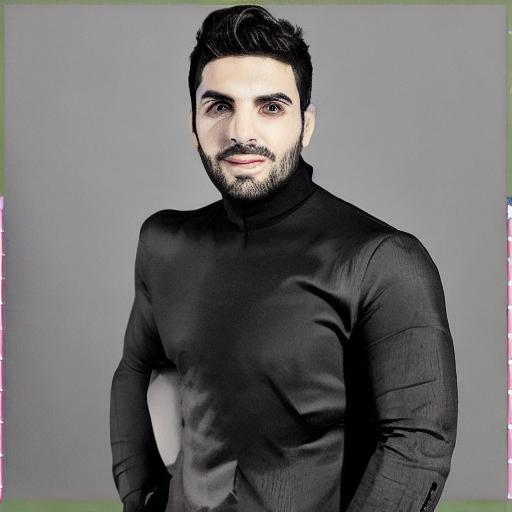
#> input picture Test_Images/Fake_Image_1.png, 512 x 512 px
$ python -i forensics.py   (imports and definitions only)
#> lines starting #> are read from the running program, lines starting #| are printed output that depends on the picture
import os
import tempfile
import cv2
import numpy as np
from PIL import Image, ImageChops, ImageEnhance

def compute_ela(image, quality=90):
    """
    Computes Error Level Analysis (ELA) to highlight digital manipulations and splicing.
    """
    fd, temp_path = None, None
    try:
        if isinstance(image, str):
            original = Image.open(image).convert('RGB')
        else:
            original = image.copy().convert('RGB')

        # Use a unique temp file so concurrent requests never collide
        fd, temp_path = tempfile.mkstemp(suffix='.jpg')
        os.close(fd)
        fd = None
        original.save(temp_path, 'JPEG', quality=quality)
        compressed = Image.open(temp_path)

        ela_image = ImageChops.difference(original, compressed)
        extrema = ela_image.getextrema()
        max_diff = max([ex[1] for ex in extrema])
        if max_diff == 0:
            max_diff = 1

        scale = 255.0 / max_diff
        ela_image = ImageEnhance.Brightness(ela_image).enhance(scale)

        compressed.close()
        return ela_image
    except Exception as e:
        print(f"ELA Error: {e}")
        return image
    finally:
        if fd is not None:
            try:
                os.close(fd)
            except OSError:
                pass
        if temp_path and os.path.exists(temp_path):
            os.remove(temp_path)


def compute_fft(image):
    """
    Computes the 2D Fast Fourier Transform (FFT) magnitude spectrum.
    Highlights repeating frequency artifacts common in GANs and DeepFakes.
    """
#> called with image = '../../Test_Images/Fake_Image_1.png'
    try:
        if isinstance(image, str):
            img = Image.open(image).convert('L')
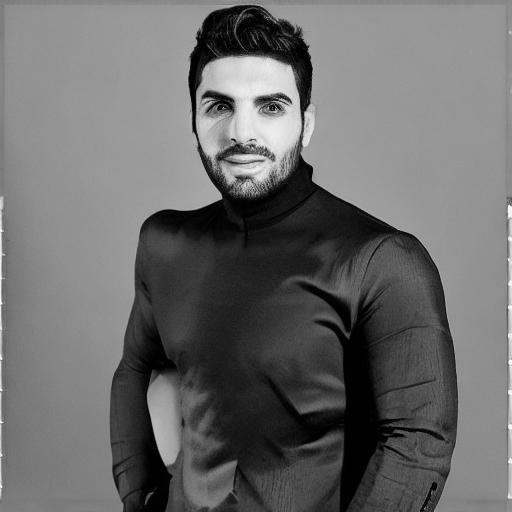
#> img: PIL image 512x512 L; min 0, max 255, mean 107
        else:
            img = image.copy().convert('L')

        img_array = np.array(img)
        f = np.fft.fft2(img_array)
        fshift = np.fft.fftshift(f)

        # Add 1 to avoid log(0)
        magnitude_spectrum = 20 * np.log(np.abs(fshift) + 1)
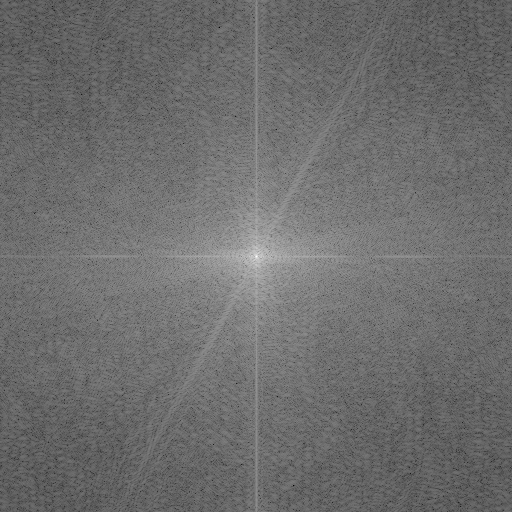
#> magnitude_spectrum: shape (512, 512) float64; min 11.71, max 343, mean 154.1; drawn with min black and max white

        # Normalize to 0-255
        magnitude_spectrum = cv2.normalize(magnitude_spectrum, None, 0, 255, cv2.NORM_MINMAX)
        magnitude_spectrum = np.asarray(magnitude_spectrum, dtype=np.uint8)

        # Apply a colormap for better visibility (optional, but looks highly professional)
        colored_spectrum = cv2.applyColorMap(magnitude_spectrum, cv2.COLORMAP_JET)
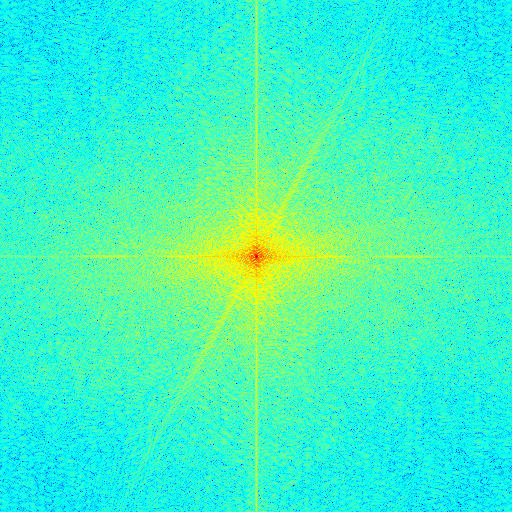
#> colored_spectrum: shape (512, 512, 3); mean B, G, R 195.6, 248.6, 60.2
        # Convert BGR to RGB
        colored_spectrum = cv2.cvtColor(colored_spectrum, cv2.COLOR_BGR2RGB)

        return Image.fromarray(colored_spectrum)
    except Exception as e:
        print(f"FFT Error: {e}")
        return image

>>> result = compute_fft('../../Test_Images/Fake_Image_1.png')

$ run again, on Test_Images/Fake_Image_2.png
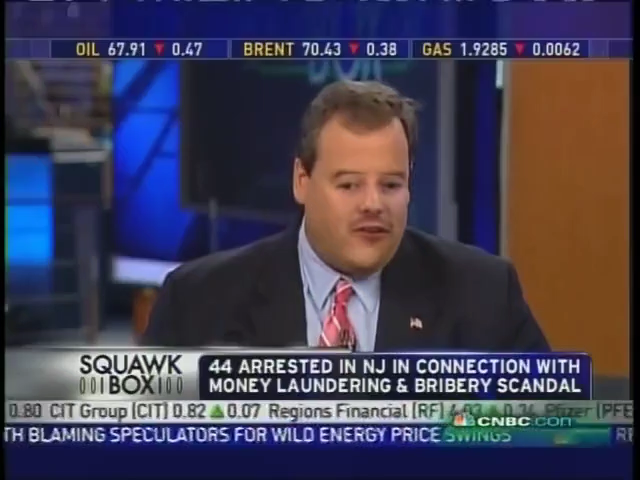
#> input picture Test_Images/Fake_Image_2.png, 640 x 480 px
#> in compute_fft, `magnitude_spectrum = 20 * np.log(np.abs(fshift) + 1)`:
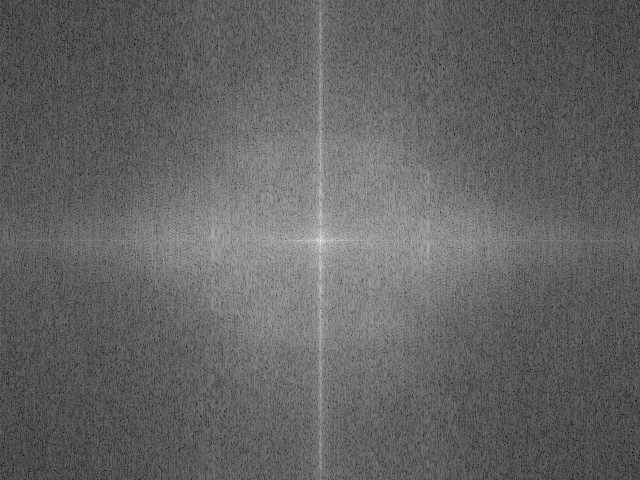
#> magnitude_spectrum: shape (480, 640) float64; min 35.58, max 336.8, mean 153.5; drawn with min black and max white
#> in compute_fft, `colored_spectrum = cv2.applyColorMap(magnitude_spectrum, cv2.COLORMAP_..`:
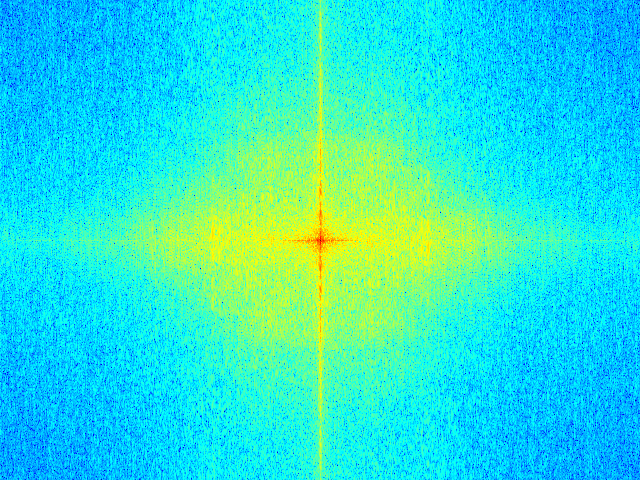
#> colored_spectrum: shape (480, 640, 3); mean B, G, R 212.5, 226.3, 43

$ run again, on Test_Images/Real_Image_1.png
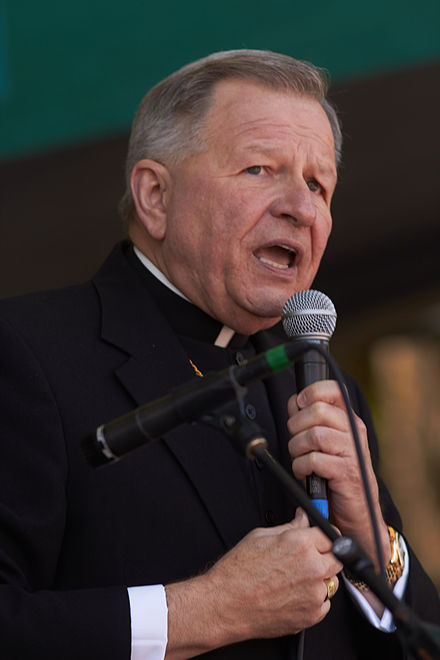
#> input picture Test_Images/Real_Image_1.png, 440 x 660 px
#> in compute_fft, `magnitude_spectrum = 20 * np.log(np.abs(fshift) + 1)`:
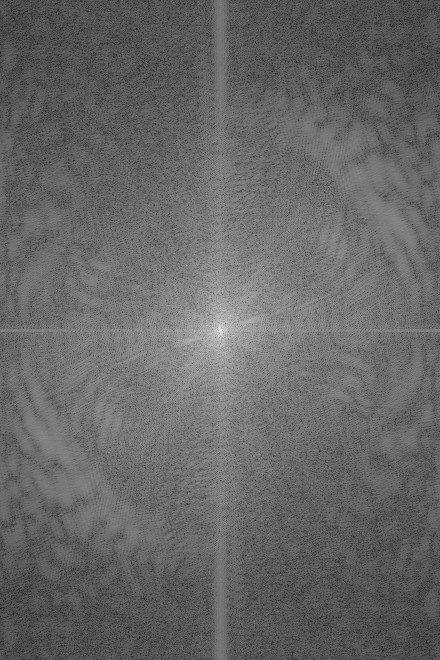
#> magnitude_spectrum: shape (660, 440) float64; min 23.52, max 331.5, mean 148.7; drawn with min black and max white
#> in compute_fft, `colored_spectrum = cv2.applyColorMap(magnitude_spectrum, cv2.COLORMAP_..`:
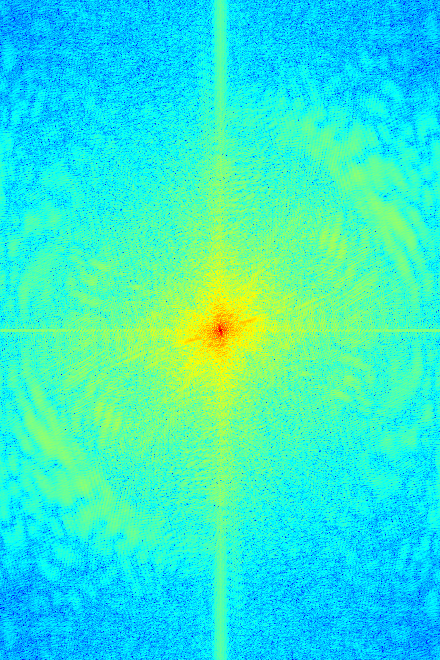
#> colored_spectrum: shape (660, 440, 3); mean B, G, R 205.7, 234.6, 49.9
